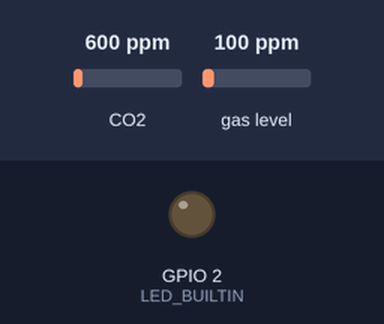
The sketch below on a simulated ESP8266 (NodeMCU). Shown: output pins drawn as LEDs (lit = HIGH, except the on-board LED, lit = LOW). The inputs (shaded band) are chosen by the test bench; at power-on: CO2 600 ppm, gas level 100 ppm. WiFi joins after 1.5 s; servers stay silent unless stated; uploads are accepted with an empty reply; what the sketch prints to the serial monitor is not drawn.

Above: at 1.55 s.
Timing chart, 0 to 14.8 s (numbered marks = the images above):
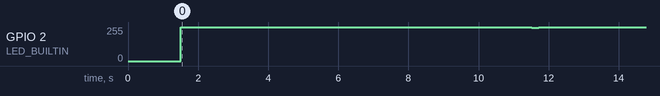

Measured:
- by itself, GPIO 2 (LED_BUILTIN): alternates 255/255 for 10.0 s and 250/255 for 0.20 s

The sketch:

co2monsgp.ino
```cpp
#include <Wire.h>
#include "Adafruit_SGP30.h"
#include <ESP8266WiFi.h>
#include <ESP8266HTTPClient.h>
#include <WiFiClientSecure.h>
#include <string>


const char IRG_Root_X1 [] PROGMEM = R"CERT(
-----BEGIN CERTIFICATE-----
MIIGMTCCBRmgAwIBAgIQcc2NFdXxw2hTglU2dEnuDzANBgkqhkiG9w0BAQsFADCB
jzELMAkGA1UEBhMCR0IxGzAZBgNVBAgTEkdyZWF0ZXIgTWFuY2hlc3RlcjEQMA4G
A1UEBxMHU2FsZm9yZDEYMBYGA1UEChMPU2VjdGlnbyBMaW1pdGVkMTcwNQYDVQQD
Ey5TZWN0aWdvIFJTQSBEb21haW4gVmFsaWRhdGlvbiBTZWN1cmUgU2VydmVyIENB
MB4XDTIzMDQxODAwMDAwMFoXDTI0MDQxODIzNTk1OVowFzEVMBMGA1UEAxMMZXNk
Y290d28uYmlvMIIBIjANBgkqhkiG9w0BAQEFAAOCAQ8AMIIBCgKCAQEAwtMZuiQs
40VaUtc+5lr570RuQtzkjvwgCn/su6myiSvsSjGcSkuPbiOuCLCQMhne9mSsMkmu
4rWd4Zd1C9GnqxdJgihNDKSrQLEC4O4wjxB60uO1eiaHFjJXJYU+AJ5Gim/sUka8
2UN0anx6ji7XtFn1Ilfcaw5QCY+mnlRr6Q5zV6MiddSG/UTTqJ4diMWlrmwf0fzh
lYl8p6IOmbTsCn9PTDvbqaUCj+lsQe0SZdO3Tt1Mrs8KSYla5uVMrMYLvyvlzuD8
fEmWeIYGr59B3WVt3Gn2531tKbzvpIniyMyzOUxGgFb+M+ZDCeHwA32u2D5Qi1Hh
QWUDuONTflGlWQIDAQABo4IC/jCCAvowHwYDVR0jBBgwFoAUjYxexFStiuF36Zv5
mwXhuAGNYeEwHQYDVR0OBBYEFFpqPcQTvp8f3Fjns3c5KW4t4v7/MA4GA1UdDwEB
/wQEAwIFoDAMBgNVHRMBAf8EAjAAMB0GA1UdJQQWMBQGCCsGAQUFBwMBBggrBgEF
BQcDAjBJBgNVHSAEQjBAMDQGCysGAQQBsjEBAgIHMCUwIwYIKwYBBQUHAgEWF2h0
dHBzOi8vc2VjdGlnby5jb20vQ1BTMAgGBmeBDAECATCBhAYIKwYBBQUHAQEEeDB2
ME8GCCsGAQUFBzAChkNodHRwOi8vY3J0LnNlY3RpZ28uY29tL1NlY3RpZ29SU0FE
b21haW5WYWxpZGF0aW9uU2VjdXJlU2VydmVyQ0EuY3J0MCMGCCsGAQUFBzABhhdo
dHRwOi8vb2NzcC5zZWN0aWdvLmNvbTApBgNVHREEIjAgggxlc2Rjb3R3by5iaW+C
EHd3dy5lc2Rjb3R3by5iaW8wggF8BgorBgEEAdZ5AgQCBIIBbASCAWgBZgB1AHb/
iD8KtvuVUcJhzPWHujS0pM27KdxoQgqf5mdMWjp0AAABh5K48ugAAAQDAEYwRAIg
J782Qw4H3p5PyL0MDLXyh2vqaPfnsLJDHzDsOo2T+T0CIE0/eYYyDxrGUvOlXZHB
Ea873tehzq/20UbdghGfjVkfAHYA2ra/az+1tiKfm8K7XGvocJFxbLtRhIU0vaQ9
MEjX+6sAAAGHkrjzRAAABAMARzBFAiEA1eRU97WQWKt7jep+8BBBODrqmRhDyfEW
Famgb2b8shcCIF5A0kQ0ugWfuL10yizDo3+UBbJOWsQ4jWRzN63dDN3vAHUA7s3Q
ZNXbGs7FXLedtM0TojKHRny87N7DUUhZRnEftZsAAAGHkrjzYAAABAMARjBEAiAA
pICYT/mwnUqzrg3hBPEqkz+oP5TQBX76ywXxLI/SkQIgKJAxbAC0H5zzb20RbwHh
hiMYFoh8FuqU5nOrsIFY4AIwDQYJKoZIhvcNAQELBQADggEBAGvpKNjJvX+ZnTeb
NX8z+hj6GOMaH66EPeOjmz9m4upHbebxnbA2/s/rDbzs+BDHTG/Rm+oyqKB6wFQk
OyBJcP11a3rv5OltjiAm04JatwK8NgkBpuQ+JajQgWnr1s6xnwpvnmr5zxix7LNu
7MbOGBO8sARI+VRhdn8QbopEpO83C8gmOl5vuBGv9RQA3hPJZEQLX6cVVHmxPlgn
34I/JNgQ1Z82lWn9pBsya03y6I3R4zKWZymE1aaqM3KZtd20ZPc2OVZO3qxRTLS2
ymGW26Bmqtua2ikClxumkG+GpE4F5ytoQINB9KAYMQooZ68CDy0j2V4hu1z0lcrd
8TTT/Mg=
-----END CERTIFICATE-----
)CERT";


Adafruit_SGP30 sgp;
const char* ssid = "esddr";
const char* password = "eagles74";


const char* serverName = "https://esdcotwo.bio/co2/recieveData";


/* return absolute humidity [mg/m^3] with approximation formula
* @param temperature [°C]
* @param humidity [%RH]
*/
uint32_t getAbsoluteHumidity(float temperature, float humidity) {
    // approximation formula from Sensirion SGP30 Driver Integration chapter 3.15
    const float absoluteHumidity = 216.7f * ((humidity / 100.0f) * 6.112f * exp((17.62f * temperature) / (243.12f + temperature)) / (273.15f + temperature)); // [g/m^3]
    const uint32_t absoluteHumidityScaled = static_cast<uint32_t>(1000.0f * absoluteHumidity); // [mg/m^3]
    return absoluteHumidityScaled;
}


void setup() {
  Serial.begin(115200);
  WiFi.begin(ssid, password);
  Serial.println("Connecting");
  while(WiFi.status() != WL_CONNECTED) {
    delay(500);
    Serial.print(".");
  }
  Serial.print("OK! IP=");
  Serial.println(WiFi.localIP());
  pinMode(LED_BUILTIN, OUTPUT);
  while (!Serial) { delay(10); } // Wait for serial console to open!


  Serial.println("SGP30 test");


  if (! sgp.begin()){
    Serial.println("Sensor not found :(");
    while (1);
  }
  Serial.print("Found SGP30 serial #");
  Serial.print(sgp.serialnumber[0], HEX);
  Serial.print(sgp.serialnumber[1], HEX);
  Serial.println(sgp.serialnumber[2], HEX);


  // If you have a baseline measurement from before you can assign it to start, to 'self-calibrate'
  //sgp.setIAQBaseline(0x8E68, 0x8F41);  // Will vary for each sensor!
}


int counter = 0;
float totalco2 = 0.0;
void loop() {
  // If you have a temperature / humidity sensor, you can set the absolute humidity to enable the humditiy compensation for the air quality signals
  //float temperature = 22.1; // [°C]
  //float humidity = 45.2; // [%RH]
  //sgp.setHumidity(getAbsoluteHumidity(temperature, humidity));


  if (! sgp.IAQmeasure()) {
    Serial.println("Measurement failed");
    return;
  }
  Serial.print("eCO2 "); Serial.print(sgp.eCO2); Serial.println(" ppm");
  totalco2 += static_cast<float>(sgp.eCO2);


  if (! sgp.IAQmeasureRaw()) {
    Serial.println("Raw Measurement failed");
    return;
  }
  analogWrite(LED_BUILTIN, 255);
  delay(1000);
  analogWrite(LED_BUILTIN, 250);
  counter++;
  if (counter == 10) {
    if(WiFi.status()== WL_CONNECTED){
      WiFiClientSecure client;
      HTTPClient http;
      X509List cert(IRG_Root_X1);
      client.setInsecure();
      // Your Domain name with URL path or IP address with path
      http.begin(client, serverName);
      http.addHeader("Content-Type", "application/x-www-form-urlencoded");
      // Data to send with HTTP POST
      String httpRequestData = "api_key=co2sense!!69POG&sensor=m1SGP30&cotwo=" + String(totalco2/10.0);
      totalco2 = 0.0;
      Serial.println(httpRequestData);
      // Send HTTP POST request
      int httpResponseCode = http.POST(httpRequestData);
      Serial.print("HTTP Response code: ");
      Serial.println(httpResponseCode);

      // Free resources
      http.end();
    }
    counter = 0;
    Serial.print("5000 iterations, good time to reset maybe?");
    // uint16_t TVOC_base, eCO2_base;
    // if (! sgp.getIAQBaseline(&eCO2_base, &TVOC_base)) {
    //   Serial.println("Failed to get baseline readings");
    //   return;
    // }
    // Serial.print("****Baseline values: eCO2: 0x"); Serial.print(eCO2_base, HEX);
    // Serial.print(" & TVOC: 0x"); Serial.println(TVOC_base, HEX);
  }
  else {
    totalco2 += 1;
  }
}
```
